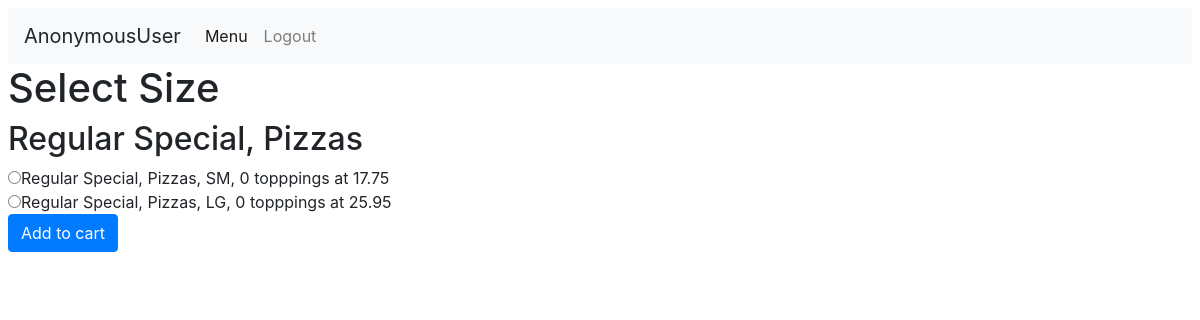
The app's page /orders/2/select_size with its own data.
### orders/models.py (models this page shows)
class Item(models.Model):
    category = models.ForeignKey(Category, on_delete=models.CASCADE)
    item = models.CharField(max_length=64)
    def __str__(self):
        return f"{self.item}, {self.category}"

class Category(models.Model):
    category = models.CharField(max_length=64)
    def __str__(self):
        return f"{self.category}"

class Item_Price(models.Model):
    item = models.ForeignKey(Item, on_delete=models.CASCADE, related_name="price")
    SMALL = 'SM'
    LARGE = 'LG'
    SET = 'ST'
    SIZE_CHOICES = [
        (SMALL, 'Small'),
        (LARGE, 'Large'),
        (SET, 'Set'),
    ]
    topping_count = models.IntegerField(default=0,)
    size = models.CharField(max_length=2, choices=SIZE_CHOICES, default=SMALL,)
    price = models.FloatField(max_length=10, blank=True)
    def __str__(self):
        return f"{self.item}, {self.size}, {self.topping_count} topppings at {self.price}"

### orders/views.py (the view)
# urls.py: path("<int:item_id>/select_size", views.select_size, name="select_size"),
def select_size(request, item_id):
    if request.method == 'POST':
        print("Got to post")
        price_id = request.POST.get("size")
        return redirect('select_toppings', item_id = item_id, price_id = price_id)
    else:
        item = Item.objects.get(pk = item_id)
        context = {
            "Item": item,
            "Sizes": item.price.all(),
            "item_id": item_id
        }
        return render(request, "orders/select_size.html", context)

### orders/templates/orders/select_size.html (shortened to what this page needs)
{% extends "orders/base.html" %}
{% block body %}
<h1>Select Size</h1>
  <h2>{{Item}}</h2>
  <form action="{% url 'select_size' item_id %}" method="post">
      {% for size in Sizes %}
        <input type="radio" name="size" id="{{size}}" value="{{size.id}}">{{size}}</input>
        <br>
      {% endfor %}
      <input type="submit" class ="btn btn-primary" value="Add to cart"></input>
  </form>
{% endblock %}

### records on screen
Item: item+category "Regular Special, Pizzas"
Item_Price: item+size+topping_count "Regular Special, Pizzas, SM, 0 topppings at 17.75"
Item_Price: item+size+topping_count "Regular Special, Pizzas, LG, 0 topppings at 25.95"

### other values on screen
{{ user }} "AnonymousUser"
